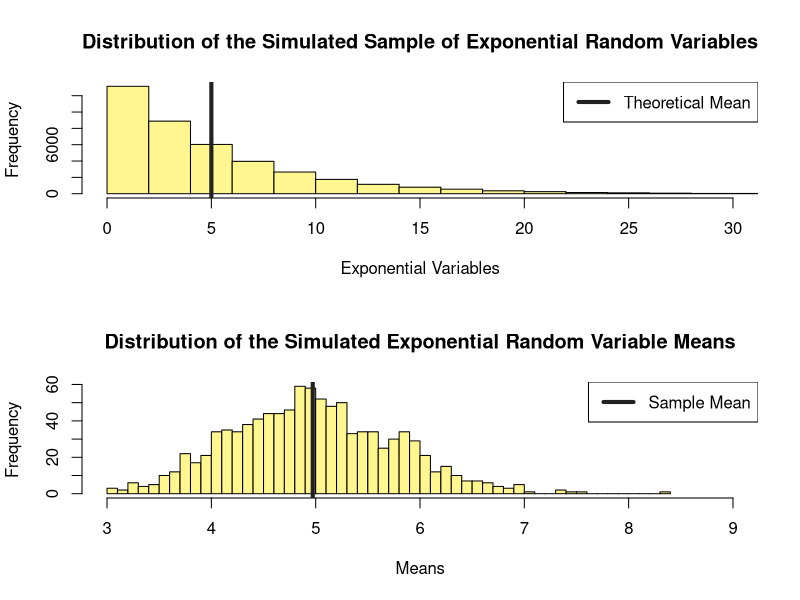
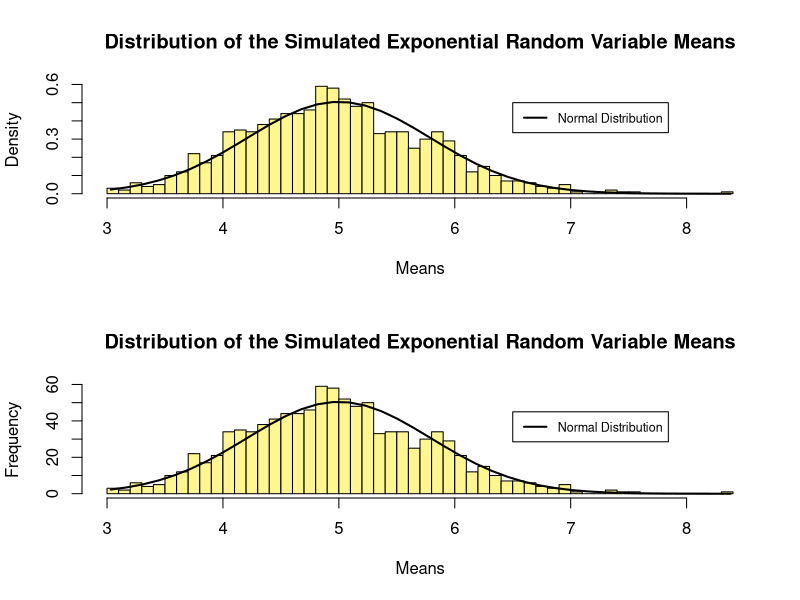

R code for these plots, in order:
## ---- chunk 1
knitr::opts_chunk$set(echo = TRUE)
## ---- chunk 2
# Setting working directory first
setwd("~/Coursera/8_Data_Science_Specialization/6 Statistical Inference/Week 4/Assignment")
## ---- chunk 3
# Constants
lambda <- 0.2 ; n = 40 ; sim = 1000

# Set seed to create reproducibility
set.seed(12345)

# Simulation
Exp_Sim <- matrix(rexp(sim*n, lambda), nrow = sim, ncol = n)
Exp_Mean <- apply(Exp_Sim, 1, mean)
## ---- chunk 4
Theo_Mean <- 1/lambda
print(Theo_Mean)
## ---- chunk 5
Sample_Mean <- mean(Exp_Mean)
print(Sample_Mean)
## ---- chunk 6
# Histograms
par(mfrow = c(2,1))

# Distribution of the Simulated Sample of Exponential Random Variables
hist(Exp_Sim, breaks = 40, xlim=c(0,30), 
     main = "Distribution of the Simulated Sample of Exponential Random Variables", 
     xlab = "Exponential Variables", 
     ylab = "Frequency", 
     col = "khaki1")
abline(v = 1/lambda, lty = 1, lwd = 4, col = "gray13")
legend("topright", lty = 1, lwd = 4, col = "gray13", legend = "Theoretical Mean")

# Distribution of the Simulated Exponential Random Variable Means
hist(Exp_Mean, breaks = 40, xlim=c(3,9), 
     main = "Distribution of the Simulated Exponential Random Variable Means", 
     xlab = "Means", 
     ylab = "Frequency", 
     col = "khaki1")
abline(v = mean(Exp_Mean), lty = 1, lwd = 4, col = "gray13")
legend("topright", lty = 1, lwd = 4, col = "gray13", legend = "Sample Mean")
## ---- chunk 7
Theo_Var <- ((1/lambda)/sqrt(n))^2
print(Theo_Var)
## ---- chunk 8
Sample_Var <- sd(Exp_Mean)^2
print(Sample_Var)
## ---- chunk 9

# Histogram
     hist(Exp_Mean, breaks = 40, 
          main = "Distribution of the Simulated Exponential Random Variable Means", 
          prob=T, xlab = "Means", ylab = "Density", col = "khaki1")

# Normal Distribution Line
   # Create 40 breaks from the min and max values of the Simulated Sample of Exp Variables, for the X Axis.
     xfit <- seq(min(Exp_Mean),max(Exp_Mean),length=40)
   # Create a Normal Distribution Vector of Densities for the Y Axis
     yfit <- dnorm(xfit, mean=1/lambda,sd=1/lambda/sqrt(n))
   # Plot the Normal Distribution Line
     lines(xfit,yfit,lty = 1, lwd = 2, col = "black")
     legend(6.5, 0.50, lty = 1, lwd = 2, col = "black", legend = "Normal Distribution", cex = 0.75)
## ---- chunk 10
# Histogram
h <- hist(Exp_Mean, breaks = 40, 
          main = "Distribution of the Simulated Exponential Random Variable Means", 
          xlab = "Means", ylab = "Frequency", col = "khaki1")

# Normal Distribution Line
   # Create 40 breaks from the min and max values of the Simulated Sample of Exp Variables, for the X Axis.
     xfit2 <- seq(min(Exp_Mean),max(Exp_Mean),length=40)
   # Create a Normal Distribution Vector of Densities for the Y Axis
     yfit2 <- dnorm(xfit2, mean=1/lambda,sd=1/lambda/sqrt(n))
   # Simulate the sample frequency with the normal Distribution line         
     yfit2 <- yfit2*diff(h$breaks[1:2])*length(Exp_Mean)
   # Plot the Normal Distribution Line
     lines(xfit2,yfit2,lty = 1, lwd = 2, col = "black")
     legend(6.5, 45, lty = 1, lwd = 2, col = "black", legend = "Normal Distribution", cex = 0.75)
